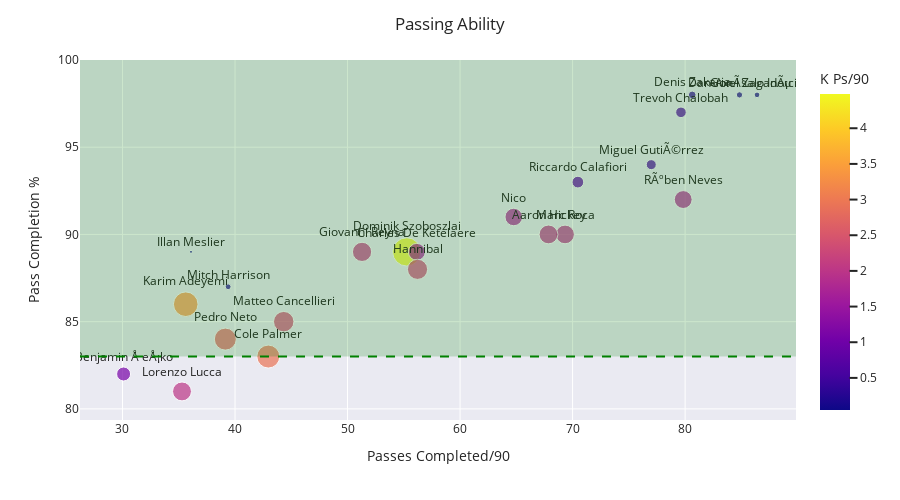

The code cell stored with this chart in its notebook:
### Code cell
#Analysing Passing ability
fig = px.scatter(df, x="Ps C/90", y="Pas %", text="Name", log_x=False, size_max=20, color='K Ps/90',size= 'K Ps/90')
fig.update_traces(textposition='top center')
fig.update_layout(height=500)
fig.update_xaxes(title_text='Passes Completed/90')
fig.update_yaxes(title_text='Pass Completion %')
fig.add_hline(y=83, opacity=1, line_width=2, line_dash='dash', line_color='green')
fig.add_hrect(y0=83, y1=100, line_width=0, fillcolor="green", opacity=0.2)
for template in ["seaborn"]:
    fig.update_layout(template=template, title="Passing Ability")
fig.show()

### Figure 1 — Plotly figure (JSON) as saved in the notebook; plotly's stock layout.template omitted (floating-point values rounded to 4 significant figures)
{"data": [{"hovertemplate": "Ps C/90=%{x}<br>Pas %=%{y}<br>K Ps/90=%{marker.color}<br>Name=%{text}<extra></extra>", "legendgroup": "", "marker": {"color": [1.09, 3.39, 2, 4.48, 2.95, 2.07, 2.34, 2.71, 1.62, 2.28, 1.95, 1.79, 1.98, 0.33, 0.18, 1.72, 0.22, 0.77, 0.63, 0.19, 0.56, 0.05], "coloraxis": "coloraxis", "size": [1.09, 3.39, 2, 4.48, 2.95, 2.07, 2.34, 2.71, 1.62, 2.28, 1.95, 1.79, 1.98, 0.33, 0.18, 1.72, 0.22, 0.77, 0.63, 0.19, 0.56, 0.05], "sizemode": "area", "sizeref": 0.0112, "symbol": "circle"}, "mode": "markers+text", "name": "", "orientation": "v", "showlegend": false, "text": ["Benjamin Å eÅ¡ko", "Karim Adeyemi", "Lorenzo Lucca", "Dominik Szoboszlai", "Cole Palmer", "Giovanni Reyna", "Matteo Cancellieri", "Pedro Neto", "Charles De Ketelaere", "Hannibal", "Marc Roca", "RÃºben Neves", "Aaron Hickey", "Denis Zakaria", "GonÃ§alo InÃ¡cio", "Nico", "Dan-Axel Zagadou", "Riccardo Calafiori", "Trevoh Chalobah", "Mitch Harrison", "Miguel GutiÃ©rrez", "Illan Meslier"], "textposition": "top center", "type": "scatter", "x": [30.1, 35.62, 35.29, 55.26, 42.96, 51.29, 44.33, 39.14, 56.16, 56.22, 69.33, 79.83, 67.86, 80.63, 86.39, 64.77, 84.83, 70.47, 79.63, 39.39, 76.99, 36.09], "xaxis": "x", "y": [82, 86, 81, 89, 83, 89, 85, 84, 89, 88, 90, 92, 90, 98, 98, 91, 98, 93, 97, 87, 94, 89], "yaxis": "y"}], "layout": {"coloraxis": {"colorbar": {"title": {"text": "K Ps/90"}}, "colorscale": [[0, "#0d0887"], [0.1111, "#46039f"], [0.2222, "#7201a8"], [0.3333, "#9c179e"], [0.4444, "#bd3786"], [0.5556, "#d8576b"], [0.6667, "#ed7953"], [0.7778, "#fb9f3a"], [0.8889, "#fdca26"], [1, "#f0f921"]]}, "height": 500, "legend": {"itemsizing": "constant", "tracegroupgap": 0}, "margin": {"t": 60}, "shapes": [{"line": {"color": "green", "dash": "dash", "width": 2}, "opacity": 1, "type": "line", "x0": 0, "x1": 1, "xref": "x domain", "y0": 83, "y1": 83, "yref": "y"}, {"fillcolor": "green", "line": {"width": 0}, "opacity": 0.2, "type": "rect", "x0": 0, "x1": 1, "xref": "x domain", "y0": 83, "y1": 100, "yref": "y"}], "title": {"text": "Passing Ability"}, "xaxis": {"anchor": "y", "domain": [0, 1], "title": {"text": "Passes Completed/90"}}, "yaxis": {"anchor": "x", "domain": [0, 1], "title": {"text": "Pass Completion %"}}}}
